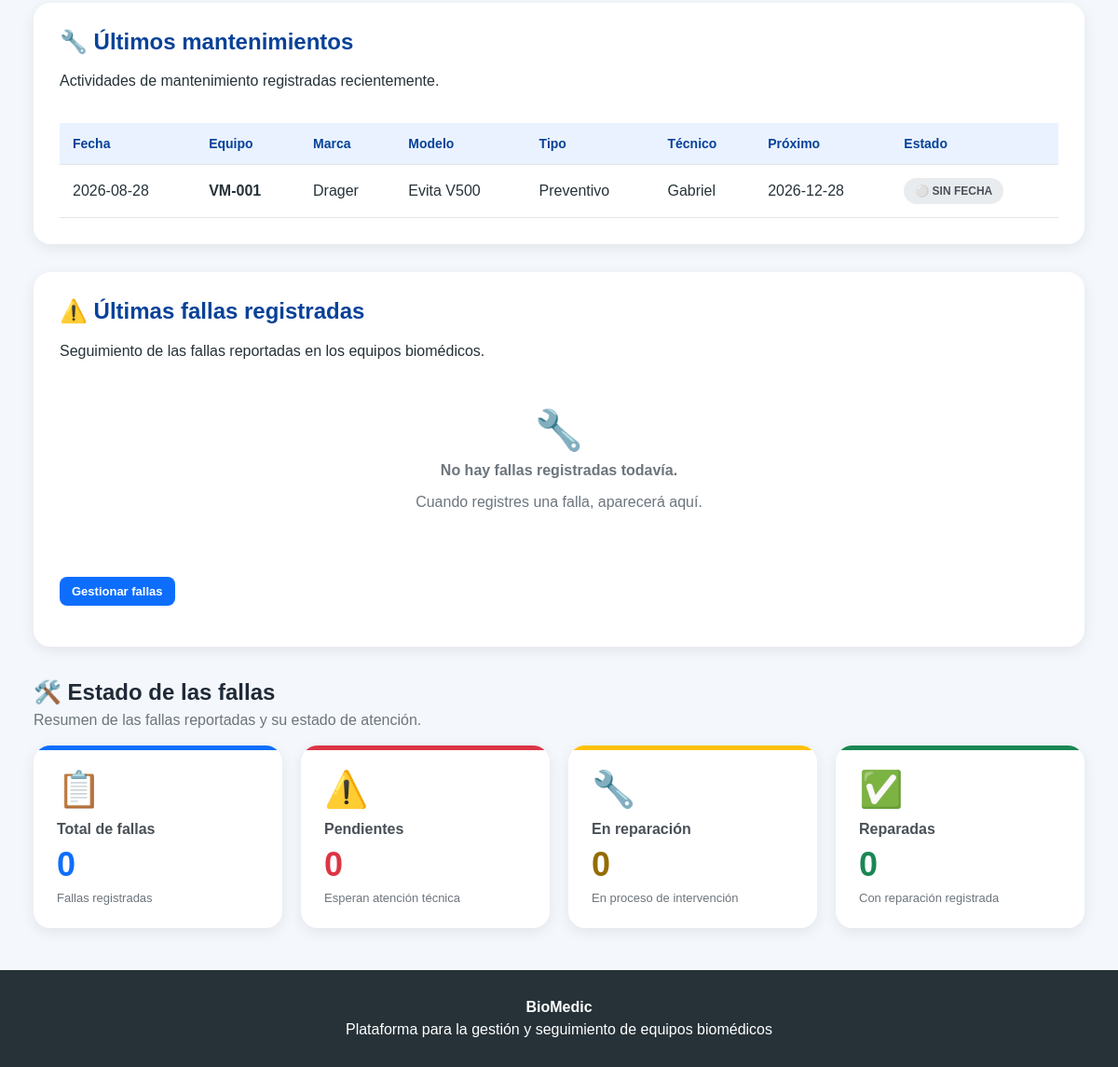
Page /dashboard (lower part) on the earlier database version.
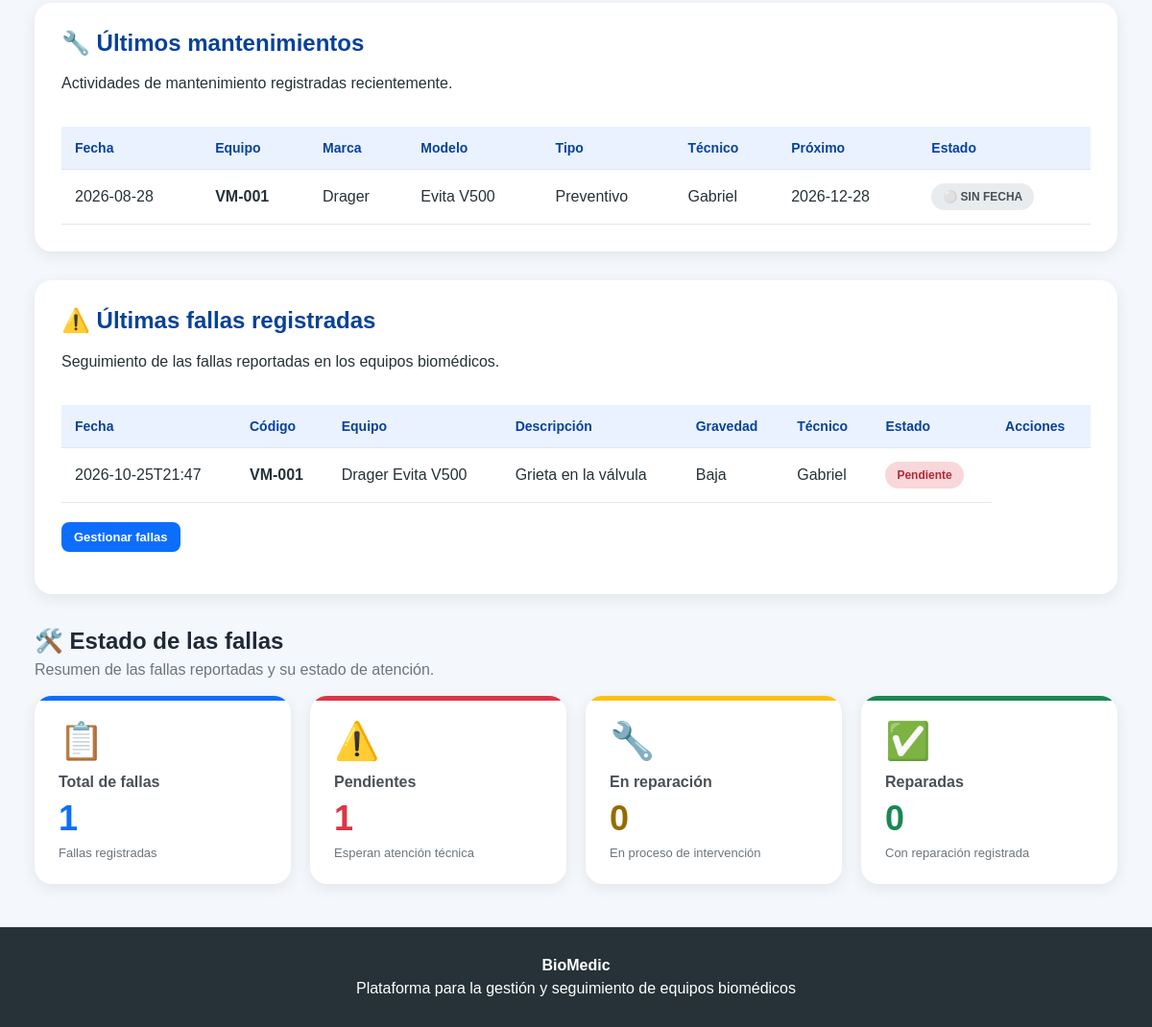
Same page on the later database version.
### tables this page shows
CREATE TABLE mantenimientos (
            id INTEGER PRIMARY KEY AUTOINCREMENT,
            equipo_id INTEGER NOT NULL,
            tipo TEXT NOT NULL,
            fecha TEXT NOT NULL,
            proxima_fecha TEXT NOT NULL,
            tecnico TEXT NOT NULL,
            observaciones TEXT,
            FOREIGN KEY (equipo_id)
                REFERENCES equipos(id)
        );

CREATE TABLE equipos (
            id INTEGER PRIMARY KEY AUTOINCREMENT,
            codigo TEXT NOT NULL,
            marca TEXT NOT NULL,
            modelo TEXT NOT NULL,
            serie TEXT NOT NULL,
            ubicacion TEXT NOT NULL,
            servicio TEXT NOT NULL,
            estado TEXT NOT NULL,
            fecha TEXT,
            observaciones TEXT
        );

CREATE TABLE fallas (
            id INTEGER PRIMARY KEY AUTOINCREMENT,
            equipo_id INTEGER NOT NULL,
            fecha_falla TEXT NOT NULL,
            descripcion TEXT NOT NULL,
            causa TEXT,
            gravedad TEXT NOT NULL,
            acciones_realizadas TEXT,
            fecha_reparacion TEXT,
            fecha_retorno_servicio TEXT,
            tiempo_fuera_servicio REAL,
            tecnico TEXT NOT NULL,
            estado TEXT NOT NULL DEFAULT 'Pendiente',
            observaciones TEXT,
            FOREIGN KEY (equipo_id)
                REFERENCES equipos(id)
        );

### app.py (the view)
@app.route("/dashboard")
def dashboard():
    conexion = conectar_bd()
    try:
        total_equipos = conexion.execute("""
            SELECT COUNT(*) AS total FROM equipos
        """).fetchone()["total"]
        equipos_operativos = conexion.execute("""
            SELECT COUNT(*) AS total
            FROM equipos
            WHERE estado = 'Equipo apto y disponible para su uso'
        """).fetchone()["total"]
        equipos_mantenimiento = conexion.execute("""
            SELECT COUNT(*) AS total
            FROM mantenimientos
            WHERE id IN (
                SELECT MAX(id)
                FROM mantenimientos
                GROUP BY equipo_id
            )
        """).fetchone()["total"]
        equipos_fuera_servicio = conexion.execute("""
            SELECT COUNT(*) AS total
            FROM equipos
            WHERE estado = 'Fuera de servicio'
        """).fetchone()["total"]
        total_checklists = conexion.execute("""
            SELECT COUNT(*) AS total FROM checklists
        """).fetchone()["total"]
        checklists_aprobados = conexion.execute("""
            SELECT COUNT(*) AS total
            FROM checklists
            WHERE resultado = 'APROBADO'
        """).fetchone()["total"]
        checklists_atencion = conexion.execute("""
            SELECT COUNT(*) AS total
            FROM checklists
            WHERE resultado = 'ATENCIÓN REQUERIDA'
        """).fetchone()["total"]
        checklists_no_aprobados = conexion.execute("""
            SELECT COUNT(*) AS total
            FROM checklists
            WHERE resultado = 'NO APROBADO'
        """).fetchone()["total"]
        porcentaje_checklists_aprobados = (
            round(checklists_aprobados / total_checklists * 100, 1)
            if total_checklists > 0 else 0
        )
        total_mantenimientos = conexion.execute("""
            SELECT COUNT(*) AS total FROM mantenimientos
        """).fetchone()["total"]
        hoy = date.today().isoformat()
        mantenimientos_proximos = conexion.execute("""
            SELECT COUNT(*) AS total
            FROM mantenimientos
            WHERE proxima_fecha >= ?
              AND proxima_fecha <= date(?, '+30 day')
        """, (hoy, hoy)).fetchone()["total"]
        mantenimientos_vencidos = conexion.execute("""
            SELECT COUNT(*) AS total
            FROM mantenimientos
            WHERE proxima_fecha < ?
        """, (hoy,)).fetchone()["total"]
        mantenimientos_al_dia = conexion.execute("""
            SELECT COUNT(*) AS total
            FROM mantenimientos
            WHERE proxima_fecha > date(?, '+30 day')
        """, (hoy,)).fetchone()["total"]
        total_evidencias = conexion.execute("""
            SELECT COUNT(*) AS total FROM evidencias
        """).fetchone()["total"]
        equipos_sin_checklist = conexion.execute("""
            SELECT COUNT(*) AS total
            FROM equipos e
            WHERE NOT EXISTS (
                SELECT 1 FROM checklists c
                WHERE c.equipo_id = e.id
            )
        """).fetchone()["total"]
        equipos_sin_mantenimiento = conexion.execute("""
            SELECT COUNT(*) AS total
            FROM equipos e
            WHERE NOT EXISTS (
                SELECT 1 FROM mantenimientos m
                WHERE m.equipo_id = e.id
            )
        """).fetchone()["total"]
        ultimos_checklists = conexion.execute("""
            SELECT c.*, e.codigo, e.marca, e.modelo
            FROM checklists c
            INNER JOIN equipos e ON c.equipo_id = e.id
            ORDER BY c.fecha DESC, c.id DESC
            LIMIT 10
        """).fetchall()
        ultimos_mantenimientos = conexion.execute("""
            SELECT m.*, e.codigo, e.marca, e.modelo
            FROM mantenimientos m
            INNER JOIN equipos e ON m.equipo_id = e.id
            ORDER BY m.fecha DESC, m.id DESC
            LIMIT 10
        """).fetchall()
        total_fallas = conexion.execute("""
            SELECT COUNT(*) AS total FROM fallas
        """).fetchone()["total"]
        fallas_pendientes = conexion.execute("""
            SELECT COUNT(*) AS total
            FROM fallas
            WHERE estado = 'Pendiente'
        """).fetchone()["total"]
        fallas_en_reparacion = conexion.execute("""
            SELECT COUNT(*) AS total
            FROM fallas
            WHERE estado = 'En reparación'
        """).fetchone()["total"]
        fallas_reparadas = conexion.execute("""
            SELECT COUNT(*) AS total
            FROM fallas
            WHERE estado = 'Reparada'
        """).fetchone()["total"]
        ultimas_fallas = conexion.execute("""
            SELECT
                f.id,
                f.fecha_falla,
                f.descripcion,
                f.gravedad,
                f.tecnico,
                f.estado,
                e.codigo,
                e.marca,
                e.modelo
            FROM fallas f
            INNER JOIN equipos e ON f.equipo_id = e.id
            ORDER BY f.fecha_falla DESC, f.id DESC
            LIMIT 10
        """).fetchall()
        mttr_resultado = conexion.execute("""
            SELECT AVG(tiempo_fuera_servicio) AS promedio
            FROM fallas
            WHERE estado = 'Reparada'
              AND tiempo_fuera_servicio IS NOT NULL
              AND tiempo_fuera_servicio >= 0
        """).fetchone()["promedio"]
        mttr = round(mttr_resultado, 2) if mttr_resultado is not None else 0
        registros_fallas = conexion.execute("""
            SELECT equipo_id, fecha_falla
            FROM fallas
            WHERE fecha_falla IS NOT NULL
              AND TRIM(fecha_falla) != ''
            ORDER BY equipo_id, fecha_falla, id
        """).fetchall()
        fallas_por_equipo = {}
        intervalos_mtbf = []
        for registro in registros_fallas:
            equipo_id = registro["equipo_id"]
            fecha_texto = str(registro["fecha_falla"]).strip()
            try:
                fecha_falla = datetime.fromisoformat(fecha_texto)
            except (ValueError, TypeError):
                continue
            fallas_por_equipo.setdefault(equipo_id, []).append(
                fecha_falla
            )
        for fechas in fallas_por_equipo.values():
            fechas.sort()
            for i in range(1, len(fechas)):
                horas = (
                    fechas[i] - fechas[i - 1]
                ).total_seconds() / 3600
                if horas > 0:
                    intervalos_mtbf.append(horas)
        mtbf = (
            round(sum(intervalos_mtbf) / len(intervalos_mtbf), 2)
            if intervalos_mtbf
            else None
        )
        disponibilidad = (
            round(equipos_operativos / total_equipos * 100, 1)
            if total_equipos > 0 else 0
        )
    finally:
        conexion.close()
    return render_template(
        "dashboard.html",
        total_equipos=total_equipos,
        equipos_operativos=equipos_operativos,
        equipos_mantenimiento=equipos_mantenimiento,
        equipos_fuera_servicio=equipos_fuera_servicio,
        total_checklists=total_checklists,
        checklists_aprobados=checklists_aprobados,
        checklists_atencion=checklists_atencion,
        checklists_no_aprobados=checklists_no_aprobados,
        porcentaje_checklists_aprobados=porcentaje_checklists_aprobados,
        total_mantenimientos=total_mantenimientos,
        mantenimientos_al_dia=mantenimientos_al_dia,
        mantenimientos_proximos=mantenimientos_proximos,
        mantenimientos_vencidos=mantenimientos_vencidos,
        total_evidencias=total_evidencias,
        equipos_sin_checklist=equipos_sin_checklist,
        equipos_sin_mantenimiento=equipos_sin_mantenimiento,
        ultimos_checklists=ultimos_checklists,
        ultimos_mantenimientos=ultimos_mantenimientos,
        total_fallas=total_fallas,
        fallas_pendientes=fallas_pendientes,
        fallas_en_reparacion=fallas_en_reparacion,
        fallas_reparadas=fallas_reparadas,
        ultimas_fallas=ultimas_fallas,
        mtbf=mtbf,
        mttr=mttr,
        disponibilidad=disponibilidad
    )

### app.py (called while the page is built)
@app.after_request
def forzar_utf8(response):
    if response.content_type.startswith("text/html"):
        response.headers["Content-Type"] = "text/html; charset=utf-8"
    return response

def conectar_bd():
    conexion = sqlite3.connect(DATABASE)
    conexion.row_factory = sqlite3.Row
    return conexion

### templates/dashboard.html (shortened to what the changed rows need)
<!DOCTYPE html>
<html lang="es">
<head>
</head>
<body>
<main class="contenedor">
    <section class="panel">
        <h2>&#x1F527; &Uacute;ltimos mantenimientos</h2>
        {% if ultimos_mantenimientos %}
        <div class="tabla-contenedor">
            <table>
                <thead><tr><th>Fecha</th><th>Equipo</th><th>Marca</th><th>Modelo</th><th>Tipo</th><th>T&eacute;cnico</th><th>Pr&oacute;ximo</th><th>Estado</th></tr></thead>
                <tbody>
                {% for m in ultimos_mantenimientos %}
                <tr>
                    <td>{{ m["fecha"] }}</td>
                    <td><strong>{{ m["codigo"] }}</strong></td>
                    <td>{{ m["marca"] }}</td>
                    <td>{{ m["modelo"] }}</td>
                    <td>{{ m["tipo"] }}</td>
                    <td>{{ m["tecnico"] }}</td>
                    <td>{{ m["proxima_fecha"] }}</td>
                    <td>
                        {% if "AL D" in m["estado_mantenimiento"] %}<span class="estado estado-dia">&#x1F7E2; AL D&Iacute;A</span>
                        {% elif "XIMO" in m["estado_mantenimiento"] %}<span class="estado estado-proximo">&#x1F7E1; PR&Oacute;XIMO</span>
                        {% elif m["estado_mantenimiento"] == "VENCIDO" %}<span class="estado estado-vencido">&#x1F534; VENCIDO</span>
                        {% else %}<span class="estado estado-sin">&#x26AA; SIN FECHA</span>{% endif %}
                    </td>
                </tr>
                {% endfor %}
                </tbody>
            </table>
        </div>
        {% else %}<div class="sin-registros"><div class="icono">&#x1F527;</div><strong>No hay mantenimientos registrados todav&iacute;a.</strong></div>{% endif %}
    </section>
    <section class="panel">
        <h2>⚠️ Últimas fallas registradas</h2>
        {% if ultimas_fallas %}
        <div class="tabla-contenedor">
            <table>
                <thead>
                    <tr>
                        <th>Fecha</th>
                        <th>Código</th>
                        <th>Equipo</th>
                        <th>Descripción</th>
                        <th>Gravedad</th>
                        <th>Técnico</th>
                        <th>Estado</th>
                        <th>Acciones</th>
                    </tr>
                </thead>
                <tbody>
                    {% for falla in ultimas_fallas %}
                    <tr>
                        <td>{{ falla["fecha_falla"] or "Sin fecha" }}</td>
                        <td><strong>{{ falla["codigo"] }}</strong></td>
                        <td>{{ falla["marca"] }} {{ falla["modelo"] }}</td>
                        <td>{{ falla["descripcion"] }}</td>
                        <td>{{ falla["gravedad"] or "Sin especificar" }}</td>
                        <td>{{ falla["tecnico"] or "Sin asignar" }}</td>
                        <td>
                            {% if falla["estado"] == "Reparada" %}
                                <span class="resultado resultado-aprobado">
                                    REPARADA
                                </span>
                            {% elif falla["estado"] == "En reparación" %}
                                <span class="resultado resultado-atencion">
                                    EN REPARACIÓN
                                </span>
                            {% else %}
                                <span class="resultado resultado-no">
                                    {{ falla["estado"] or "Pendiente" }}
                                </span>
                            {% endif %}
                        </td>
                    </tr>
                    {% endfor %}
                </tbody>
            </table>
        </div>
        {% else %}
        <div class="sin-registros">
            <div class="icono">🔧</div>
            <strong>No hay fallas registradas todavía.</strong>
            <p>Cuando registres una falla, aparecerá aquí.</p>
        </div>
        {% endif %}
    </section>
    <div class="seccion-titulo">
        <h2>🛠️ Estado de las fallas</h2>
    </div>
    <section class="tarjetas">
        <div class="tarjeta azul">
            <div class="icono-tarjeta">📋</div>
            <h3>Total de fallas</h3>
            <div class="numero">{{ total_fallas }}</div>
            <div class="descripcion">Fallas registradas</div>
        </div>
        <div class="tarjeta rojo">
            <div class="icono-tarjeta">⚠️</div>
            <h3>Pendientes</h3>
            <div class="numero">{{ fallas_pendientes }}</div>
            <div class="descripcion">Esperan atención técnica</div>
        </div>
    </section>
</main>
</body>
</html>

Differences in the rows shown:
added fallas: fecha_falla "2026-10-25T21:47", codigo "VM-001", marca "Drager", modelo "Evita V500", descripcion "Grieta en la válvula", gravedad "Baja", tecnico "Gabriel", estado "Pendiente"
Other differences:
{{ total_fallas }}: "0" → "1"
{{ fallas_pendientes }}: "0" → "1"
text no longer shown: "🔧 No hay fallas registradas todavía. Cuando registres una falla, aparecerá aquí."
text now shown: "Fecha Código Equipo Descripción Gravedad Técnico Estado Acciones"
